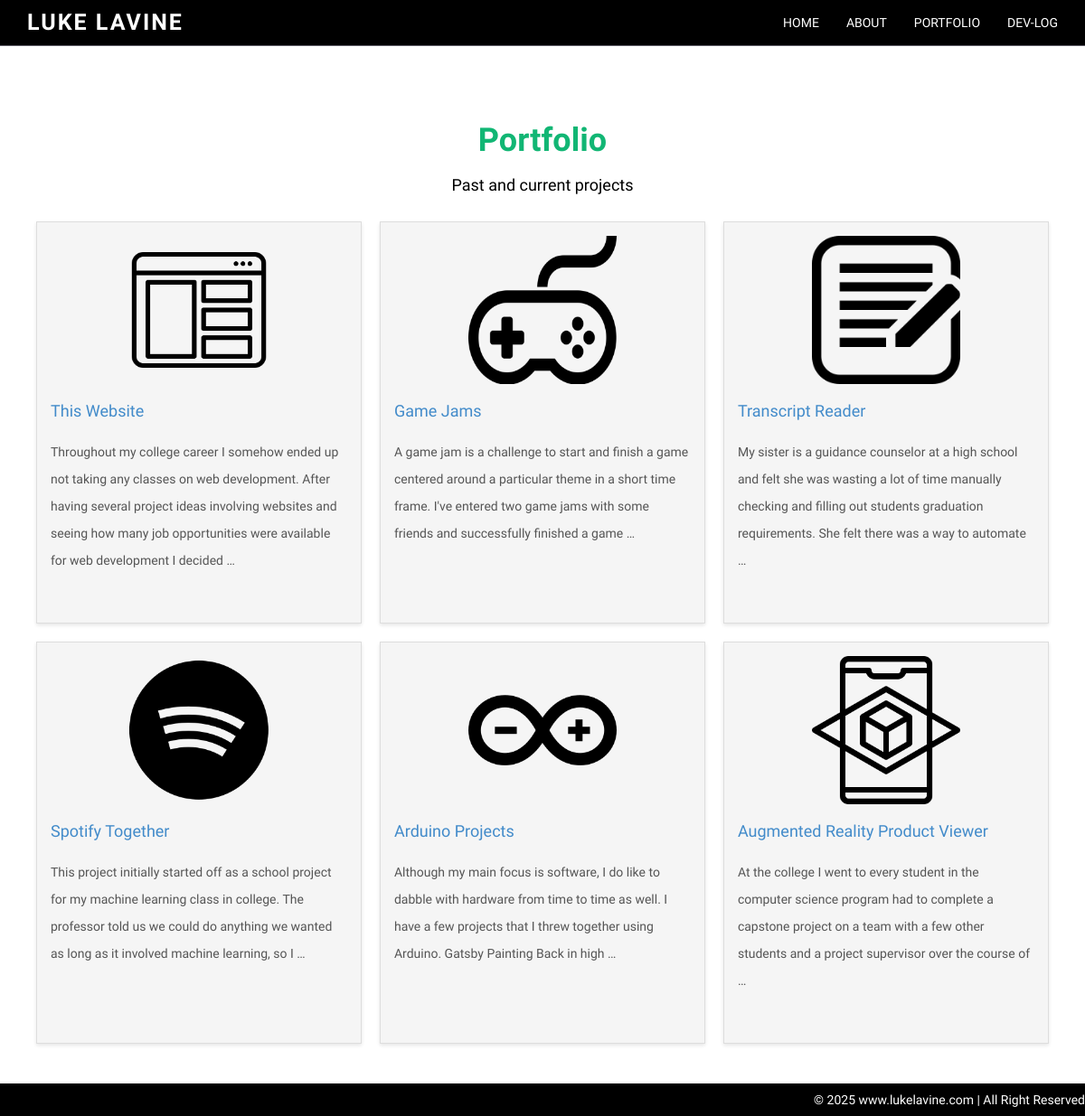
The page /portfolio/ on the database its author committed.
### portfolio/models.py (models this page shows)
class PortfolioEntry(models.Model):
	id = models.IntegerField(primary_key=True)
	title = models.CharField(max_length = 100)
	text = models.TextField(blank=True)
	date = models.DateTimeField('date published')
	icon = models.CharField(max_length = 32)

### portfolio/views.py (the view)
# urls.py: path('portfolio/', include('portfolio.urls'), name='portfolio')
def portfolio(request):
	entries = PortfolioEntry.objects.all()
	context = {
		"entries": entries
	}
	return render(request, 'portfolio.html', context)

### portfolio/templates/portfolio.html
{% extends 'home/base.html' %}
{% load static %}
{% block head %}
	<link href="{% static 'portfolio/portfolio.css' %}" rel="stylesheet" />
{% endblock %}
{% block content %}
	<div class="container">
		<div class="row main-top-margin text-center">
			<h1>Portfolio</h1>
			<h4>Past and current projects</hr>
		</div>
		<div class="card-container">
			{% for entry in entries %}
			<a href="{% url 'portfolio:detail' entry.id %}" class="card">
				<img src="{% static 'portfolio/'|add:entry.icon %}" width="50%" height="50%" style="display:block;margin:auto">
				<h2>{{entry.title}}</h2>
				<p>{{entry.text|striptags|truncatewords:35}}</p>
				<br>
			</a>
			{% endfor %}
		</div>
	</div>
{% endblock %}

### home/static/assets/css/style.css (style rules this page uses)
body { font-family:'Open Sans', sans-serif; font-weight: 400; font-size: 14px; color: #000; margin-top: 40px; line-height:16px; }
h1, h2, h3, h4, h5, h6 { font-family:'Open Sans', sans-serif; font-weight: 500; line-height:40px; }
h1 { color:#11B674; font-weight: 700; }
.text-center { text-align: center; }
.main-top-margin { margin-top: 75px; }
a,a:hover { text-decoration:none; }
p { line-height: 30px; margin-bottom: 23px; }

### portfolio/static/portfolio/portfolio.css (style rules this page uses)
.card-container { display: flex; flex-wrap: wrap; justify-content: flex-start; }
.card { width: calc(33.33% - 20px); margin: 10px; padding: 15px; border: 1px solid #ddd; background-color: #f5f5f5; box-shadow: 0 2px 4px rgba(0, 0, 0, 0.1); box-sizing: border-box; }
.card img { max-width: 100%; height: auto; }
.card h2 { font-size: 18px; margin-top: 10px; }
.card p { margin-top: 5px; font-size: 14px; color: #555; }

### rows shown on the page
PortfolioEntry: icon (picture), title "This Website", text "Throughout my college career I somehow ended up not taking any classes on web development. After having several project ideas involving websites and seeing how many job opportunities were available for web development I decided …"
PortfolioEntry: icon (picture), title "Game Jams", text "A game jam is a challenge to start and finish a game centered around a particular theme in a short time frame. I've entered two game jams with some friends and successfully finished a game …"
PortfolioEntry: icon (picture), title "Transcript Reader", text "My sister is a guidance counselor at a high school and felt she was wasting a lot of time manually checking and filling out students graduation requirements. She felt there was a way to automate …"
PortfolioEntry: icon (picture), title "Spotify Together", text "This project initially started off as a school project for my machine learning class in college. The professor told us we could do anything we wanted as long as it involved machine learning, so I …"
PortfolioEntry: icon (picture), title "Arduino Projects", text "Although my main focus is software, I do like to dabble with hardware from time to time as well. I have a few projects that I threw together using Arduino. Gatsby Painting Back in high …"
PortfolioEntry: icon (picture), title "Augmented Reality Product Viewer", text "At the college I went to every student in the computer science program had to complete a capstone project on a team with a few other students and a project supervisor over the course of …"
